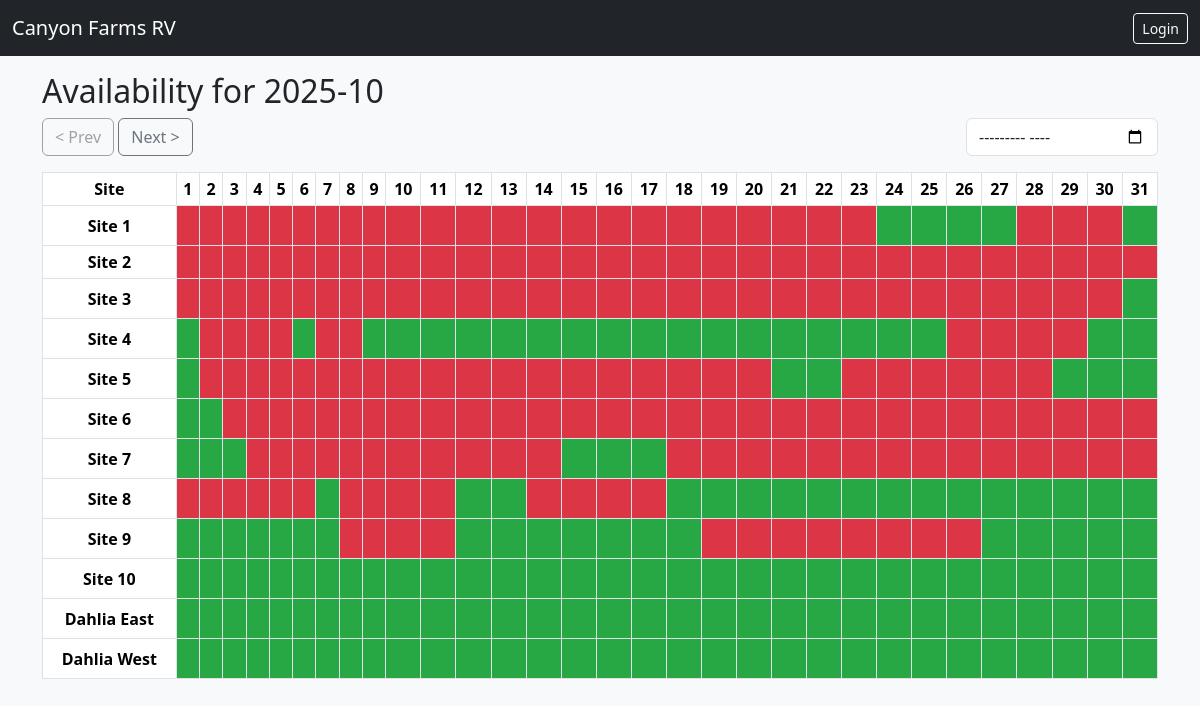
The page /availability on the database its author committed.
### tables this page shows
CREATE TABLE sites (
        id INTEGER PRIMARY KEY,
        name TEXT NOT NULL
    );

### app.py (the view)
@app.route("/availability")
def availability():
    today = date.today()
    year = request.args.get("year", type=int, default=today.year)
    month = request.args.get("month", type=int, default=today.month)
    if (year, month) < (today.year, today.month):
        year, month = today.year, today.month
    num_days = calendar.monthrange(year, month)[1]
    days = [date(year, month, d) for d in range(1, num_days + 1)]
    sites = query_db("SELECT id,name FROM sites ORDER BY id")
    reservations = query_db("SELECT site_id, arrival_date, departure_date FROM reservations")
    grid = {}
    for sid, _sname in sites:
        row = []
        for d in days:
            booked = False
            for r in reservations:
                if r[0] == sid and r[1] <= d.isoformat() < r[2]:
                    booked = True
                    break
            row.append("booked" if booked else "free")
        grid[sid] = row
    prev_y, prev_m = (year - 1, 12) if month == 1 else (year, month - 1)
    next_y, next_m = (year + 1, 1) if month == 12 else (year, month + 1)
    return render_template(
        "availability.html",
        year=year, month=month, days=days,
        sites=sites, grid=grid, today=today,
        prev_year=prev_y, prev_month=prev_m,
        next_year=next_y, next_month=next_m
    )

### app.py (called while the page is built)
def get_conn():
    return sqlite3.connect(DB)

def query_db(q, args=(), one=False):
    conn = get_conn()
    conn.row_factory = None
    cur = conn.cursor()
    cur.execute(q, args)
    rows = cur.fetchall()
    conn.commit()
    conn.close()
    return (rows[0] if rows else None) if one else rows

### templates/availability.html (shortened to what this page needs)
{% extends "base.html" %}
{% block content %}
<h2>Availability for {{ year }}-{{ "%02d"|format(month) }}</h2>
<div class="d-flex justify-content-between align-items-center mb-3">
  <div>
    {% if not (year == today.year and month == today.month) %}
      <a class="btn btn-outline-secondary" href="?year={{ year if month>1 else year-1 }}&month={{ month-1 if month>1 else 12 }}">&lt; Prev</a>
    {% else %}
      <button class="btn btn-outline-secondary" disabled>&lt; Prev</button>
    {% endif %}
    <a class="btn btn-outline-secondary" href="?year={{ year if month<12 else year+1 }}&month={{ month+1 if month<12 else 1 }}">Next &gt;</a>
  </div>
  <form method="get" class="d-flex ms-3">
    <input type="month" class="form-control" name="jump" onchange="if(this.value) jumpToMonth(this.value)">
  </form>
</div>
<div class="table-responsive">
<table class="table table-bordered table-sm align-middle text-center">
  <tr>
    <th>Site</th>
    {% for d in days %}
      <th>{{ d.day }}</th>
    {% endfor %}
  </tr>
  {% for s in sites %}
  <tr>
    <td class="fw-bold">{{ s[1] }}</td>
    {% for cell in grid[s[0]] %}
      {% if cell == 'booked' %}
        <td class="booked"></td>
      {% else %}
        <td class="free"></td>
      {% endif %}
    {% endfor %}
  </tr>
  {% endfor %}
</table>
</div>
{% endblock %}

### templates/base.html (shortened to what this page needs)
<!DOCTYPE html>
<html>
<head>
  <link href="https://cdn.jsdelivr.net/npm/bootstrap@5.3.2/dist/css/bootstrap.min.css" rel="stylesheet">
</head>
<body class="bg-light">
<nav class="navbar navbar-dark bg-dark mb-3">
  <div class="container-fluid">
    <a class="navbar-brand" href="{{ url_for('availability') }}">Canyon Farms RV</a>
    <div>
      {% if session.get('user_id') %}
        <a class="btn btn-outline-light btn-sm" href="{{ url_for('dashboard') }}">Dashboard</a>
        <a class="btn btn-outline-light btn-sm" href="{{ url_for('logout') }}">Logout</a>
      {% else %}
        <a class="btn btn-outline-light btn-sm" href="{{ url_for('login') }}">Login</a>
      {% endif %}
    </div>
  </div>
</nav>
<div class="container">
  {% block content %}{% endblock %}
</div>
</body>
</html>

### templates/base.html (style rules this page uses)
.free { background:#d4edda; }
td,th { text-align:center; }
td.free { height:40px; }

### templates/availability.html (style rules this page uses)
.free { background: #28a745 !important; }
.booked { background: #dc3545 !important; }

### rows shown on the page
sites: name "Site 1"
sites: name "Site 2"
sites: name "Site 3"
sites: name "Site 4"
sites: name "Site 5"
sites: name "Site 6"
sites: name "Site 7"
sites: name "Site 8"
sites: name "Site 9"
sites: name "Site 10"
sites: name "Dahlia East"
sites: name "Dahlia West"

### other values the page prints
{{ year }} "2025"
{{ "%02d"|format(month) }} "10"
{{ d.day }} "1" "2" "3" "4" "5" "6" "7" "8" "9" "10" "11" "12" "13" "14" "15" "16" "17" "18" "19" "20" "21" "22" "23" "24" "25" "26" "27" "28" "29" "30" "31"
